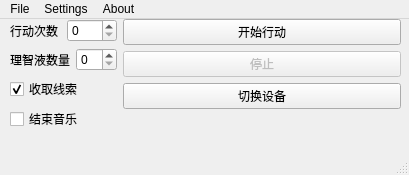
<?xml version="1.0" encoding="UTF-8"?>
<ui version="4.0">
 <class>arkMainWindow</class>
 <widget class="QMainWindow" name="arkMainWindow">
  <property name="geometry">
   <rect>
    <x>0</x>
    <y>0</y>
    <width>409</width>
    <height>175</height>
   </rect>
  </property>
  <property name="windowTitle">
   <string>Arknights-Sora</string>
  </property>
  <widget class="QWidget" name="centralwidget">
   <widget class="QWidget" name="formLayoutWidget">
    <property name="geometry">
     <rect>
      <x>10</x>
      <y>0</y>
      <width>391</width>
      <height>121</height>
     </rect>
    </property>
    <layout class="QFormLayout" name="LAYOUT_MAINWINDOW">
     <item row="0" column="0">
      <layout class="QVBoxLayout" name="verticalLayout">
       <item>
        <layout class="QHBoxLayout" name="LAYOUT_INFO_BATTLECOUNT">
         <item>
          <widget class="QLabel" name="LABEL_BATTLECOUNT">
           <property name="statusTip">
            <string>输入大于0的值可设置行动次数（默认值0为无限次）</string>
           </property>
           <property name="text">
            <string>行动次数</string>
           </property>
          </widget>
         </item>
         <item>
          <widget class="QSpinBox" name="TXT_BATTLECOUNT">
           <property name="enabled">
            <bool>true</bool>
           </property>
           <property name="statusTip">
            <string>输入大于0的值可设置行动次数（默认值0为无限次）</string>
           </property>
           <property name="value">
            <number>0</number>
           </property>
          </widget>
         </item>
        </layout>
       </item>
       <item>
        <layout class="QHBoxLayout" name="LAYOUT_INFO_SANITYCOUNT">
         <item>
          <widget class="QLabel" name="LABEL_SANITYCOUNT">
           <property name="statusTip">
            <string>不足以行动时，消耗理智液</string>
           </property>
           <property name="text">
            <string>理智液数量</string>
           </property>
          </widget>
         </item>
         <item>
          <widget class="QSpinBox" name="TXT_SANITYCOUNT">
           <property name="statusTip">
            <string>预定要喝的理智液数量</string>
           </property>
          </widget>
         </item>
        </layout>
       </item>
       <item>
        <widget class="QCheckBox" name="CB_CLUB">
         <property name="statusTip">
          <string>清空理智结束后，自动领取每日、访问线索。</string>
         </property>
         <property name="text">
          <string>收取线索</string>
         </property>
         <property name="checked">
          <bool>true</bool>
         </property>
        </widget>
       </item>
       <item>
        <widget class="QCheckBox" name="CB_MUSIC">
         <property name="enabled">
          <bool>true</bool>
         </property>
         <property name="mouseTracking">
          <bool>true</bool>
         </property>
         <property name="acceptDrops">
          <bool>false</bool>
         </property>
         <property name="statusTip">
          <string>达成目标行动次数或理智清空完成，播放结束音乐</string>
         </property>
         <property name="text">
          <string>结束音乐</string>
         </property>
        </widget>
       </item>
      </layout>
     </item>
     <item row="0" column="1">
      <layout class="QVBoxLayout" name="verticalLayout_2">
       <item>
        <widget class="QPushButton" name="BIN_START">
         <property name="statusTip">
          <string>注意：确认已开启代理</string>
         </property>
         <property name="text">
          <string>开始行动</string>
         </property>
        </widget>
       </item>
       <item>
        <widget class="QPushButton" name="BIN_STOP">
         <property name="enabled">
          <bool>false</bool>
         </property>
         <property name="statusTip">
          <string>停止脚本</string>
         </property>
         <property name="text">
          <string>停止</string>
         </property>
        </widget>
       </item>
       <item>
        <widget class="QPushButton" name="BTN_GETDEVICE">
         <property name="statusTip">
          <string>更换安卓设备</string>
         </property>
         <property name="text">
          <string>切换设备</string>
         </property>
        </widget>
       </item>
      </layout>
     </item>
    </layout>
   </widget>
  </widget>
  <widget class="QMenuBar" name="menubar">
   <property name="geometry">
    <rect>
     <x>0</x>
     <y>0</y>
     <width>409</width>
     <height>26</height>
    </rect>
   </property>
   <widget class="QMenu" name="menuFile">
    <property name="title">
     <string>File</string>
    </property>
    <addaction name="MENU_FILE_PWSHERE"/>
   </widget>
   <widget class="QMenu" name="menuabout">
    <property name="title">
     <string>About</string>
    </property>
    <addaction name="MENU_ABOUT_ABOUT"/>
   </widget>
   <widget class="QMenu" name="menuSettings">
    <property name="title">
     <string>Settings</string>
    </property>
    <addaction name="MENU_SETTINGS_DEBUG"/>
   </widget>
   <addaction name="menuFile"/>
   <addaction name="menuSettings"/>
   <addaction name="menuabout"/>
  </widget>
  <widget class="QStatusBar" name="statusbar"/>
  <action name="MENU_FILE_PWSHERE">
   <property name="text">
    <string>PowerShell</string>
   </property>
  </action>
  <action name="MENU_ABOUT_ABOUT">
   <property name="text">
    <string>about</string>
   </property>
  </action>
  <action name="MENU_SETTINGS_DEBUG">
   <property name="checkable">
    <bool>true</bool>
   </property>
   <property name="checked">
    <bool>false</bool>
   </property>
   <property name="text">
    <string>debug</string>
   </property>
   <property name="statusTip">
    <string>打开debug信息</string>
   </property>
  </action>
 </widget>
 <resources/>
 <connections>
  <connection>
   <sender>MENU_FILE_PWSHERE</sender>
   <signal>triggered()</signal>
   <receiver>arkMainWindow</receiver>
   <slot>pwsHere()</slot>
   <hints>
    <hint type="sourcelabel">
     <x>-1</x>
     <y>-1</y>
    </hint>
    <hint type="destinationlabel">
     <x>185</x>
     <y>111</y>
    </hint>
   </hints>
  </connection>
  <connection>
   <sender>BIN_START</sender>
   <signal>clicked()</signal>
   <receiver>arkMainWindow</receiver>
   <slot>runMain()</slot>
   <hints>
    <hint type="sourcelabel">
     <x>285</x>
     <y>41</y>
    </hint>
    <hint type="destinationlabel">
     <x>198</x>
     <y>115</y>
    </hint>
   </hints>
  </connection>
  <connection>
   <sender>BIN_STOP</sender>
   <signal>clicked()</signal>
   <receiver>arkMainWindow</receiver>
   <slot>stop()</slot>
   <hints>
    <hint type="sourcelabel">
     <x>378</x>
     <y>90</y>
    </hint>
    <hint type="destinationlabel">
     <x>198</x>
     <y>115</y>
    </hint>
   </hints>
  </connection>
  <connection>
   <sender>BTN_GETDEVICE</sender>
   <signal>clicked()</signal>
   <receiver>arkMainWindow</receiver>
   <slot>getDevice()</slot>
   <hints>
    <hint type="sourcelabel">
     <x>270</x>
     <y>111</y>
    </hint>
    <hint type="destinationlabel">
     <x>193</x>
     <y>107</y>
    </hint>
   </hints>
  </connection>
  <connection>
   <sender>MENU_ABOUT_ABOUT</sender>
   <signal>triggered()</signal>
   <receiver>arkMainWindow</receiver>
   <slot>about()</slot>
   <hints>
    <hint type="sourcelabel">
     <x>-1</x>
     <y>-1</y>
    </hint>
    <hint type="destinationlabel">
     <x>193</x>
     <y>107</y>
    </hint>
   </hints>
  </connection>
  <connection>
   <sender>MENU_SETTINGS_DEBUG</sender>
   <signal>triggered()</signal>
   <receiver>arkMainWindow</receiver>
   <slot>setDebug()</slot>
   <hints>
    <hint type="sourcelabel">
     <x>-1</x>
     <y>-1</y>
    </hint>
    <hint type="destinationlabel">
     <x>204</x>
     <y>91</y>
    </hint>
   </hints>
  </connection>
 </connections>
 <slots>
  <slot>pwsHere()</slot>
  <slot>test_click()</slot>
  <slot>getDevice()</slot>
  <slot>adbConnect()</slot>
  <slot>runMain()</slot>
  <slot>stop()</slot>
  <slot>about()</slot>
  <slot>setDebug()</slot>
 </slots>
</ui>
